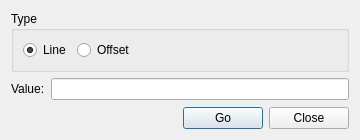
<?xml version="1.0" encoding="UTF-8"?>
<ui version="4.0">
 <class>GoToDialog</class>
 <widget class="QDialog" name="GoToDialog">
  <property name="geometry">
   <rect>
    <x>0</x>
    <y>0</y>
    <width>360</width>
    <height>140</height>
   </rect>
  </property>
  <property name="windowTitle">
   <string>Go to...</string>
  </property>
  <layout class="QVBoxLayout" name="verticalLayout">
   <item>
    <widget class="QGroupBox" name="typeGroup">
     <property name="title">
      <string>Type</string>
     </property>
     <layout class="QHBoxLayout" name="typeLayout">
      <item>
       <widget class="QRadioButton" name="lineRadio">
        <property name="text">
         <string>Line</string>
        </property>
        <property name="checked">
         <bool>true</bool>
        </property>
       </widget>
      </item>
      <item>
       <widget class="QRadioButton" name="offsetRadio">
        <property name="text">
         <string>Offset</string>
        </property>
       </widget>
      </item>
      <item>
       <spacer name="typeSpacer">
        <property name="orientation">
         <enum>Qt::Orientation::Horizontal</enum>
        </property>
        <property name="sizeHint" stdset="0">
         <size>
          <width>40</width>
          <height>20</height>
         </size>
        </property>
       </spacer>
      </item>
     </layout>
    </widget>
   </item>
   <item>
    <layout class="QFormLayout" name="formLayout">
     <item row="0" column="0">
      <widget class="QLabel" name="valueLabel">
       <property name="text">
        <string>Value:</string>
       </property>
      </widget>
     </item>
     <item row="0" column="1">
      <widget class="QLineEdit" name="valueEdit"/>
     </item>
    </layout>
   </item>
   <item>
    <layout class="QHBoxLayout" name="buttonsLayout">
     <item>
      <spacer name="buttonsSpacer">
       <property name="orientation">
        <enum>Qt::Orientation::Horizontal</enum>
       </property>
       <property name="sizeHint" stdset="0">
        <size>
         <width>40</width>
         <height>20</height>
        </size>
       </property>
      </spacer>
     </item>
     <item>
      <widget class="QPushButton" name="goBtn">
       <property name="text">
        <string>Go</string>
       </property>
       <property name="default">
        <bool>true</bool>
       </property>
      </widget>
     </item>
     <item>
      <widget class="QPushButton" name="closeBtn">
       <property name="text">
        <string>Close</string>
       </property>
      </widget>
     </item>
    </layout>
   </item>
  </layout>
 </widget>
 <resources/>
 <connections/>
</ui>
